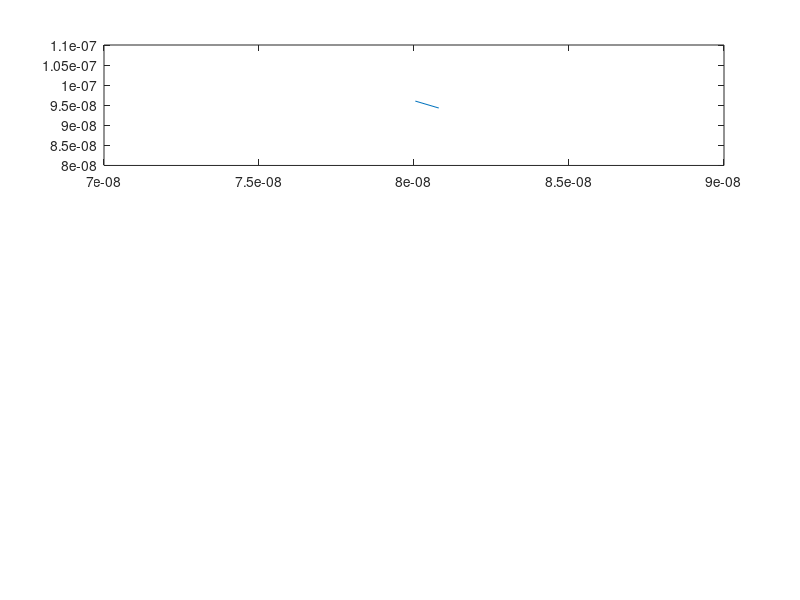

MATLAB code for this plot: (Note: this script raises an error after producing the figure.)
%%Use Assignment 1 Code modified with electric field 

%Jinseng Vanderkloot 101031534

%% S1 Initialization of individual electron values
clc;
clear all; 
close all;

m0 = 9.10938215e-31;            % electron mass
mn = 0.26*m0;                   % Effective mass
Temp = 300;                     % Inital Temp (K)
kb = 1.3806504e-23;             % Boltzmann constant
tmn = 0.2e-12;                  % Mean time between collision 
e = 1.602e-19;                  % Charge of an Electron (Assignment 3 for force) 

%Thermal Velocity (Question 1.A) 
vt=sqrt((2*kb*Temp)/mn);        % Sim in 2D so (2*kb*Temp), 3D is (3*kb*Temp)

% Plotting Area 
wArea = 200e-9;
lArea = 100e-9;

numElec = 30000;                 %Number of simulated Electrons 
numEPlot = 20;                  %Number of plotted Electrons 
dt = (lArea*wArea)/2;             %Typically 1/100 of region size
stepsTot = 100;                 %Total amount of steps (1000 was a long simulation) 
tTot= stepsTot*dt;              %Total Simulation time 
x = zeros(1,numElec);           %Inital X matrix          
y = zeros(1,numElec);           %Inital y matrix  
vx = zeros(1,numElec);          %Inital velocity x matrix  
vy = zeros(1,numElec);          %Inital velocity y matrix
vtot = zeros(1,numElec);        %Inital velocity matrix
VEnew = zeros(1,numElec);       %add x vector with field force velocity 
colors = rand(numElec,3);       %Color assignment for each electron                   

%Probability of Scatter 
scatOn = 1;                     %Turn Scatter on (1) or off(0)
Pscatter = 1-exp(-dt/tmn);      %Scatter Equation 
tScatter = zeros(1,numElec);    %track scatter for each particle 


%S1 Electron Random Assignments
for cnt = 1:numElec
    x(cnt)=rand()*wArea;
    y(cnt)=rand()*lArea;
    angle = (2*pi*rand());
    vx(cnt)=vt*cos(angle);   % velocity * random direction   
    vy(cnt)=vt*sin(angle);   % velocity * random direction
%     vtot(cnt)= sqrt (vx(cnt)^2)+(vy(cnt)^2);
end

%% Assignment 3 Addition of constant electric field of 0.1V
VAreaX = 0.1; %0.1V across x direction 
VAreaY = 0; %added for possibility of Y field force 
Ex = VAreaX/wArea;  % electric field along the x-axis
Ey = VAreaY/lArea;  % electric field along the y-axis
aX = (e * Ex)/mn ; % Acceleration in x due to Field 
aY = (e * Ey)/mn ; % Acceleration in y due to Field 
vxForce= (aX)*dt; % Velocity in x due to Field 
vyForce= (aY)*dt; % Velocity in y due to Field 

%The value of Ex = 50000(V/m) for 0.1V acorss the area, The force applied
%to each particle is 8e-14 N

%The acceleration due to the field in the x direction is a =
%3.381973859521560e+17 m/s^2

%% S1 Main Loop 

t=0;
intCNT = 2;
eTemp(1) = Temp;
while t < tTot
    t = t + dt; 
    
    %Store old position 
    oldx = x;
    oldy = y;
    
    %Update to new position with velocity including Field Force 
    vx(1:numElec) = vx + vxForce;
    vy(1:numElec) = vy + vxForce;
    x(1:numElec) = x(1:numElec) + (vx(1:numElec).*dt);
    y(1:numElec) = y(1:numElec) + (vy(1:numElec).*dt);
    
    vtot(1:numElec)= sqrt((vx(1:numElec).^2)+(vy(1:numElec).^2));
    
    %Apply boundary conditions 
    for check = 1:numElec
         if scatOn==1
            if Pscatter > rand()
                vx(check)=(vt/sqrt(2))*randn();
                vy(check)=(vt/sqrt(2))*randn();
                tScatter(check)= 0; %If collision, time goes to 0
            else
                tScatter(check)= tScatter(check) + dt; %track time increaing while no collision
            end
        end
        
        %If bottom contact, bounce off in opposite direction
        if (y(check)<=0)
            y(check) = 0;
            vy(check) = -vy(check);
        end
        %If top contact, bounce off in opposite directio
        if (y(check)>=lArea)
            y(check) = lArea;
            vy(check) = -vy(check);
        end
        %if left side of box, come out right side 
        if(x(check)<=0)
           x(check) = x(check) + wArea;
        end
        %if right side of box, come out left side
        if(x(check)>=wArea)
          x(check) = x(check) - wArea;
        end
    end 

    %Plot Boundary and map some electrons
    for Eplot = 1:numEPlot
        subplot (3,1,1)
        %if the electron went out of sides and back on other side, do not
        %draw line
        if abs(oldx(Eplot)-x(Eplot))<(wArea/2)
            p = plot([oldx(Eplot),x(Eplot)],[oldy(Eplot),y(Eplot)]);
        end
        p.Color=colors(Eplot,:);
        axis([0,wArea,0,lArea]);
        title('Electron Model'), xlabel('Position (m)', 'FontSize', 10), ylabel('Position (m)', 'FontSize', 10);
        
        hold on;
    end 
    pause(0.01);
    
    %Average Temprature 
    subplot (3,1,2)
    Time(:,intCNT) = t;
    allT = ((vtot(:).^2).*mn)./(2*kb);
    eTemp(:,intCNT) = mean(allT);
     
    plot(Time,eTemp,"r");
    title('Averge Temp'),xlabel('Time (s)', 'FontSize', 10), ylabel('Temp (K)', 'FontSize', 10);
    hold on;
    
    %Current over time with Field 
    Ix(:,intCNT)= e*1000000000000*mean(vx)* wArea * lArea; %Current = e * n * vd * Area (Particle density is 10e15 cm^-2)
    subplot (3,1,3)
    plot(Time,Ix,"r");
    title('Current in Area'),xlabel('Time (s)', 'FontSize', 10), ylabel('Current(A)', 'FontSize', 10);
    hold on;

    intCNT = intCNT +1;
end 
figure(2)
%Electron Temprature Map (Use Surf now to get 3D plot over the area) 
    allT = ((vtot(:).^2).*mn)./(2*kb);
    xv = linspace(min(x), max(x),100);
    yv = linspace(min(y), max(y),50);
    [X,Y] = meshgrid(xv,yv);
    ETM=griddata(x,y,allT,X,Y);
    subplot(2,1,1);
    surf(X,Y,ETM),colorbar,title("Temprature Map")
    xlabel('Width(m)', 'FontSize', 10), ylabel('Length(m)', 'FontSize', 10),zlabel('Temp(K)', 'FontSize', 10);
    axis([0, wArea, 0 lArea]);

%Electron Density Map (Use Surf now to get 3D plot over the area) 
    eMapX=linspace(0, wArea, 101); %increase by 1 for surf 
    eMapY=linspace(0, lArea, 51); %increase by 1 for surf 
    EDM=histcounts2(y,x,eMapY,eMapX);
    subplot(2,1,2)
    surf(X,Y,EDM),title('Electron Density Map');
    xlabel('Width(m)', 'FontSize', 10), ylabel('Length(m)', 'FontSize', 10),zlabel('Density (#)', 'FontSize', 10);
    
    